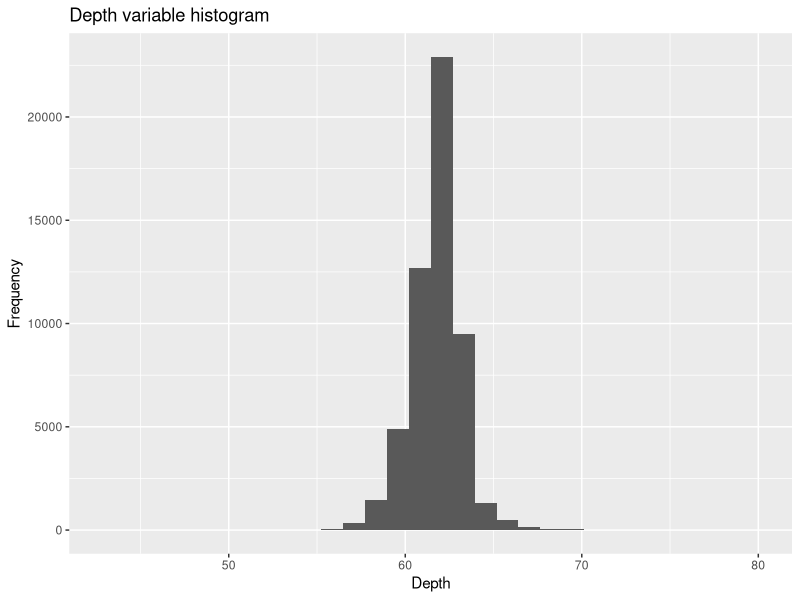
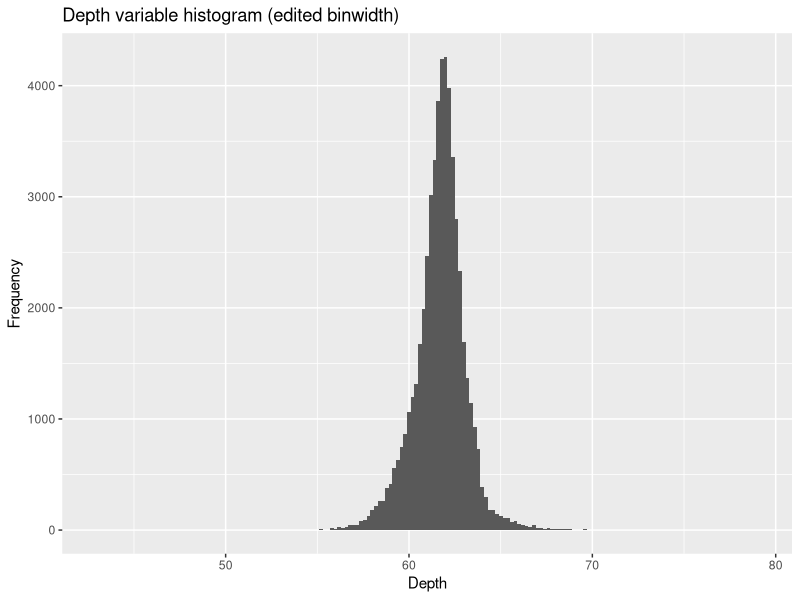
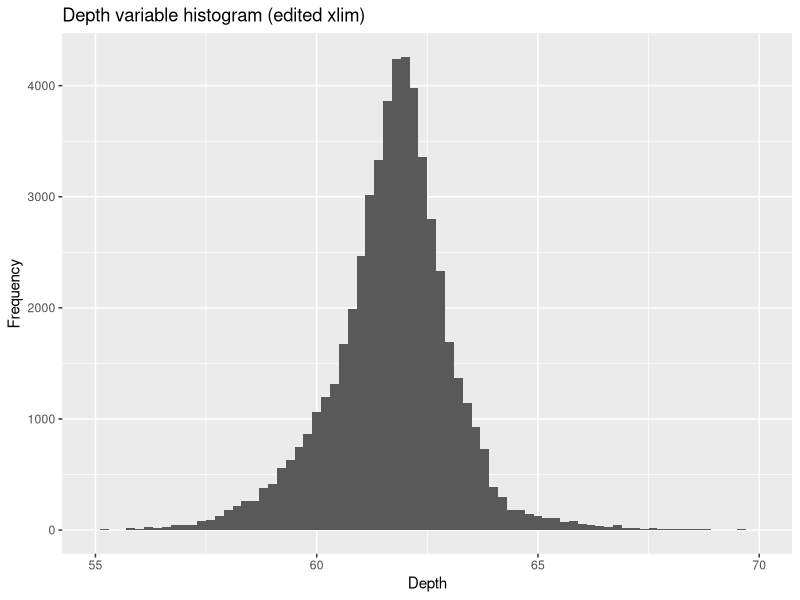
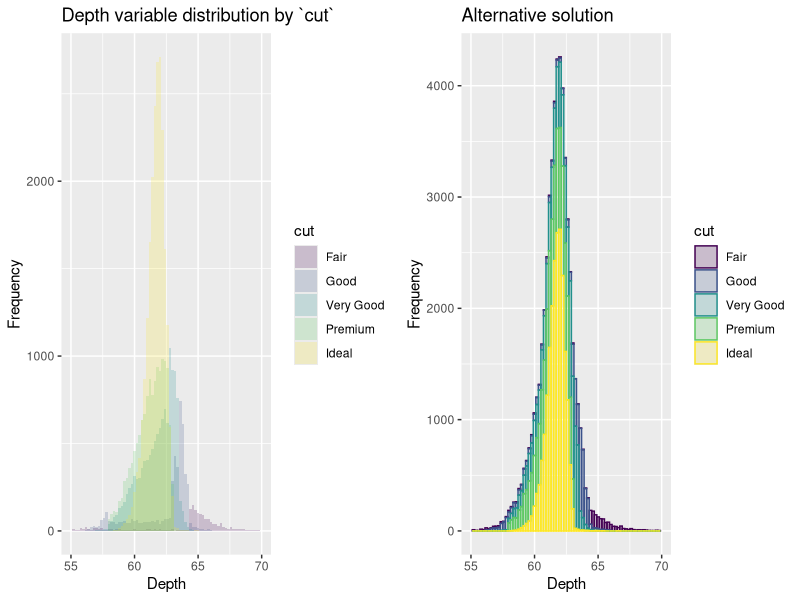
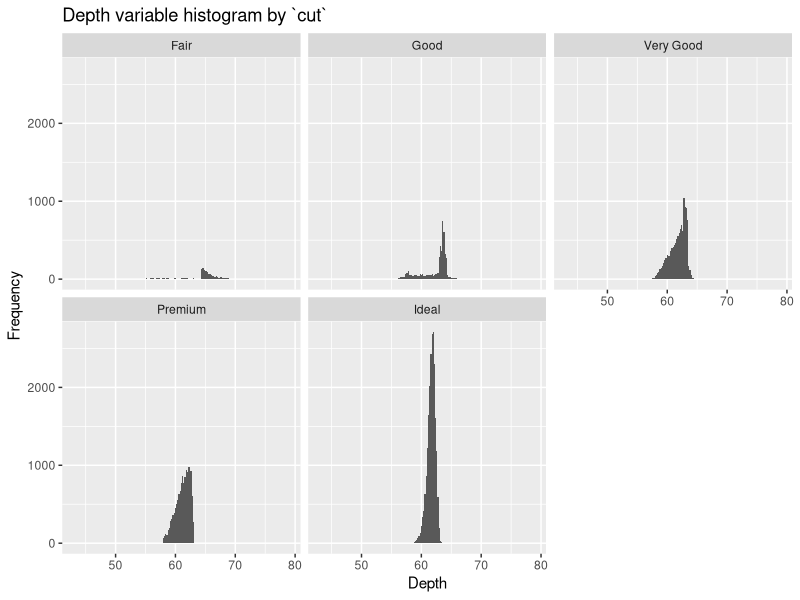
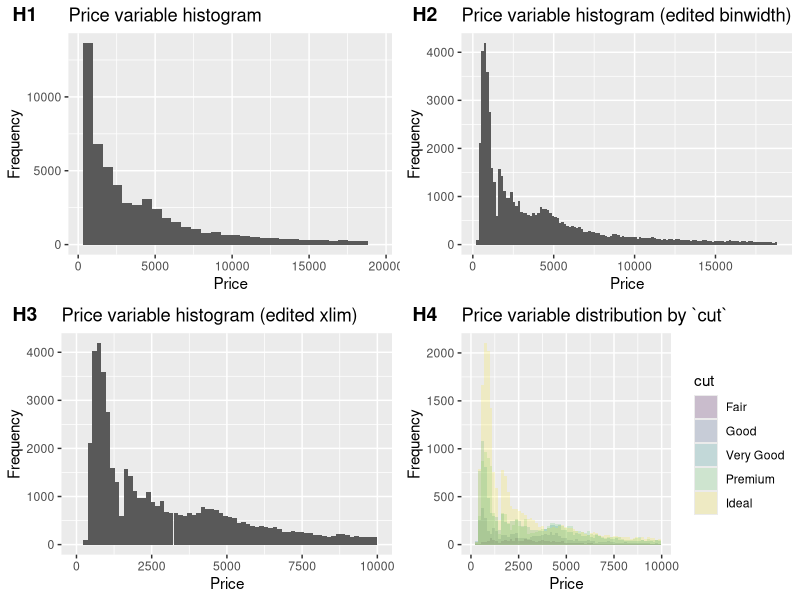
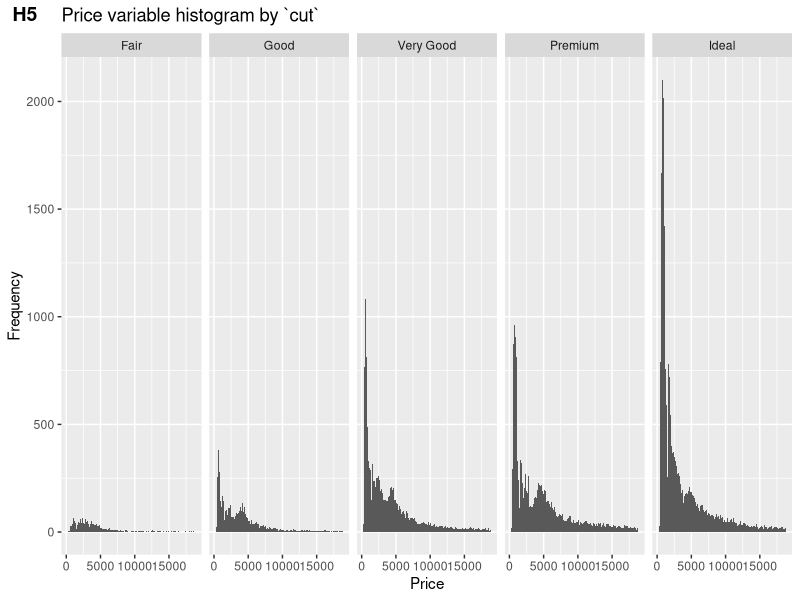
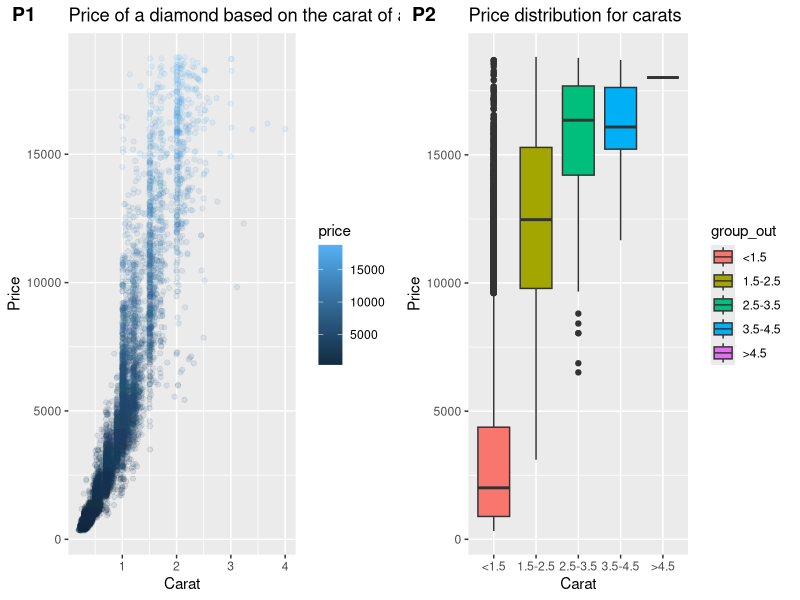

Source code (R) for these figures, in order:
## ---- chunk 1
knitr::opts_chunk$set(
  warning = FALSE, error = FALSE
)
## ---- chunk 2
library(ggplot2)
library(knitr)
library(cowplot)

data(diamonds)
knitr::kable(summary(diamonds))
## ---- chunk 3
ggplot(data=diamonds) + geom_histogram(aes(x=depth)) + ggtitle("Depth variable histogram") + xlab("Depth") + ylab("Frequency")
## ---- chunk 4
ggplot(data=diamonds) + geom_histogram(binwidth=0.2, aes(x=depth)) + ggtitle("Depth variable histogram (edited binwidth)") + xlab("Depth") + ylab("Frequency")
## ---- chunk 5
ggplot(data=diamonds) + geom_histogram(binwidth=0.2, aes(x=depth)) + ggtitle("Depth variable histogram (edited xlim)") + xlab("Depth") + ylab("Frequency") + xlim(55, 70)
## ---- chunk 6
h4_1 <- ggplot(diamonds, aes(x=depth, fill=cut)) + geom_histogram(binwidth=0.2, alpha=0.2, position="identity") + ggtitle("Depth variable distribution by `cut`") + xlab("Depth") + ylab("Frequency") + xlim(55, 70)
# alternative solution with boxplot
h4_2 <- ggplot(diamonds, aes(depth, color=cut, fill=cut)) + geom_histogram(binwidth=0.2, alpha=0.2) + ggtitle("Alternative solution") + xlab("Depth") + ylab("Frequency") + xlim(55, 70)

plot_grid(h4_1, h4_2)
## ---- chunk 7
ggplot(data=diamonds) + geom_histogram(binwidth=0.2, aes(x=depth)) + ggtitle("Depth variable histogram by `cut`") + xlab("Depth") + ylab("Frequency") + facet_wrap(~cut)
## ---- chunk 8
h1 <- ggplot(data=diamonds) + geom_histogram(aes(x=price)) + ggtitle("Price variable histogram") + xlab("Price") + ylab("Frequency")

h2 <- ggplot(data=diamonds) + geom_histogram(binwidth=150, aes(x=price)) + ggtitle("Price variable histogram (edited binwidth)") + xlab("Price") + ylab("Frequency")

h3 <- ggplot(data=diamonds) + geom_histogram(binwidth=150, aes(x=price)) + ggtitle("Price variable histogram (edited xlim)") + xlab("Price") + ylab("Frequency") + xlim(0, 10000)

# h4 <- ggplot(diamonds, aes(x=price, fill=cut)) + geom_histogram(alpha=0.2, position="identity") + ggtitle("Price variable distribution by `cut`") + xlab("Cut") + ylab("Price")
h4 <- ggplot(diamonds, aes(x=price, fill=cut)) + geom_histogram(binwidth=150, alpha=0.2, position="identity")  + ggtitle("Price variable distribution by `cut`") + xlab("Price") + ylab("Frequency") + xlim(0, 10000)

h5 <- ggplot(data=diamonds) + geom_histogram(binwidth=150, aes(x=price)) + ggtitle("Price variable histogram by `cut`") + xlab("Price") + ylab("Frequency") + facet_wrap(~cut, ncol = 5)

# Display
plot_grid(h1,h2,h3,h4, labels=c("H1", "H2", "H3", "H4"), ncol=2, nrow=2)
plot_grid(h5, labels=c("H5"))
## ---- chunk 9
set.seed(42)
dsamp <- diamonds[sample(nrow(diamonds), 10000),]
p <- ggplot(dsamp, aes(carat, price, color=price)) + geom_jitter(alpha=0.1) + ggtitle("Price of a diamond based on the carat of a unit") + xlab("Carat") + ylab("Price") + geom_smooth(method='loess', size=0.5, se=TRUE, fill="#ffaa80", colour="#ff5500", alpha=0.1)


bdiamonds <- transform(diamonds, group_out=cut(carat, breaks=c(-Inf,1.5, 2.5, 3.5, 4.5, Inf), labels=c("<1.5", "1.5-2.5", "2.5-3.5", "3.5-4.5", ">4.5")))
p2 <- ggplot(bdiamonds, aes(factor(group_out), price, fill=group_out)) + geom_boxplot() + ggtitle("Price distribution for carats") + xlab("Carat") + ylab("Price")

plot_grid(p, p2, labels=c("P1", "P2"))

